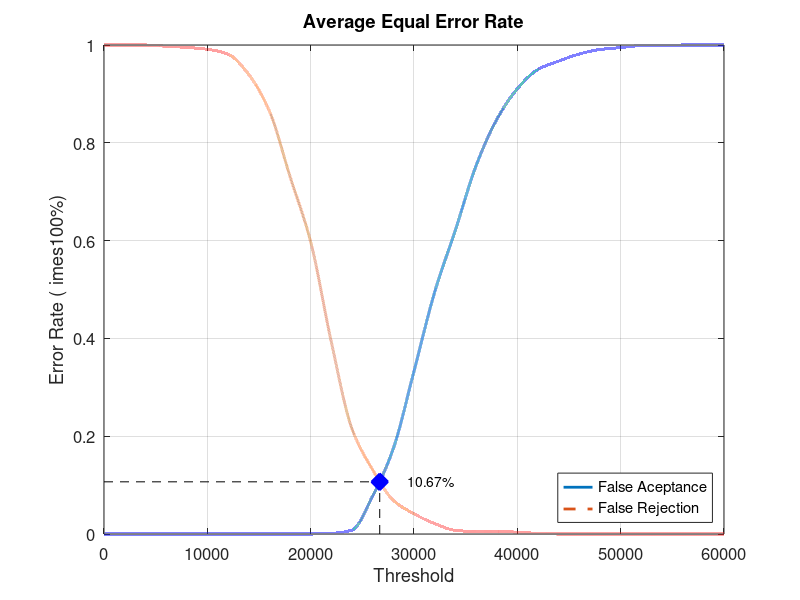
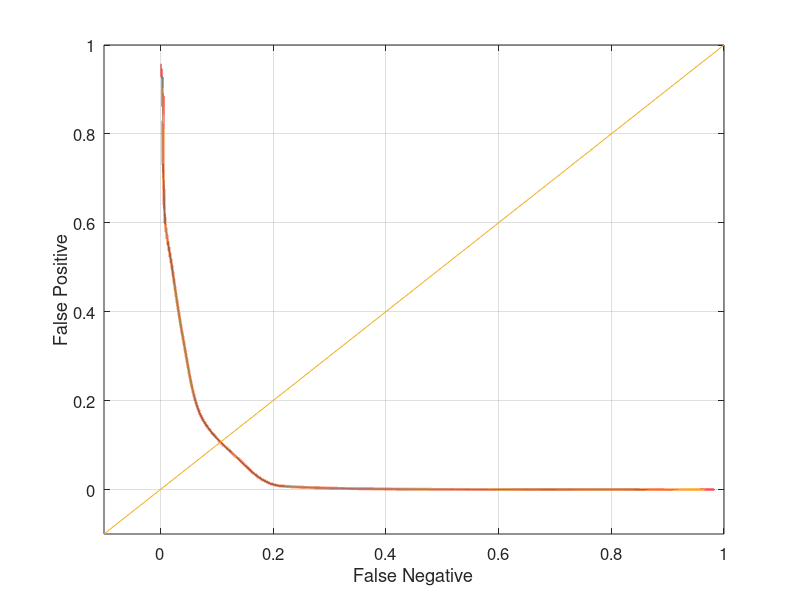

Here is the MATLAB script that generated these plots, in order:
close all;
clear;
clc;
x = 0:2000:60000;
xq = 0:0.5:60000;

y0 = [0 0 0 0 0 0 0 0 0 0 0 0.00131579 0.00789474 0.0776316 0.175 0.332895 0.494737 0.621053 0.752632 0.847368 0.910526 0.95 0.967105 0.981579 0.990789 0.994737 0.998684 0.998684 1 1 1]
yy0 = interp1(x, y0, xq, 'pchip');
y1 = [1 1 1 0.9975 0.995 0.99125 0.98125 0.94 0.865 0.73125 0.5975 0.3925 0.215 0.13125 0.06875 0.04125 0.02125 0.0075 0.005 0.005 0.00375 0.00125 0 0 0 0 0 0 0 0 0]
yy1 = interp1(x, y1, xq, 'pchip');

% Calculating EER: 
y2 = abs(y0 - y1);
find(y2 == min(y2))
yy2 = abs(yy0 - yy1);
xEER = find(yy2 == min(yy2));
xEERIndex = xq(xEER) % X-axis EER
yEER = yy0(xEER) % Y-axis EER

main = figure
plot(xq, yy0,'-','LineWidth', 2);	hold on
plot(xq, yy1,'--','LineWidth', 2);	hold on
plot([xEERIndex xEERIndex], [0 yEER], 'k--');	hold on
plot([0 xEERIndex], [yEER yEER], 'k--');	hold on
plot(xEERIndex, yEER, 'bx', 'LineWidth', 10);	hold on
text(xEERIndex + 10 * xEERIndex / 100, yEER, [num2str(round((10000 * yEER)) / 100) '%'])
legend('False Aceptance', 'False Rejection', 'Location', 'SouthEast')
xlabel('Threshold')
ylabel('Error Rate (	imes100%)')
title('Average Equal Error Rate')
set(gca, 'FontSize', 12)
axis([0 60000 0 1])
grid on

print(main, 'Experiment1AverageMain', '-dpng');
FNRxFPR = figure('Color', [1 1 1]);
plot(yy1, yy0, '-', yy1, yy0, 'LineWidth', 2);
hold on
y = -0.1:0.1:1
plot(y, y); 
set(gca, 'FontSize', 12)
xlabel('False Negative')
ylabel('False Positive')
axis([-0.1 1 -0.1 1])
set(gca, 'FontSize', 12)
grid on

print(FNRxFPR, 'Experiment1AverageFNRxFPR','-dpng');
